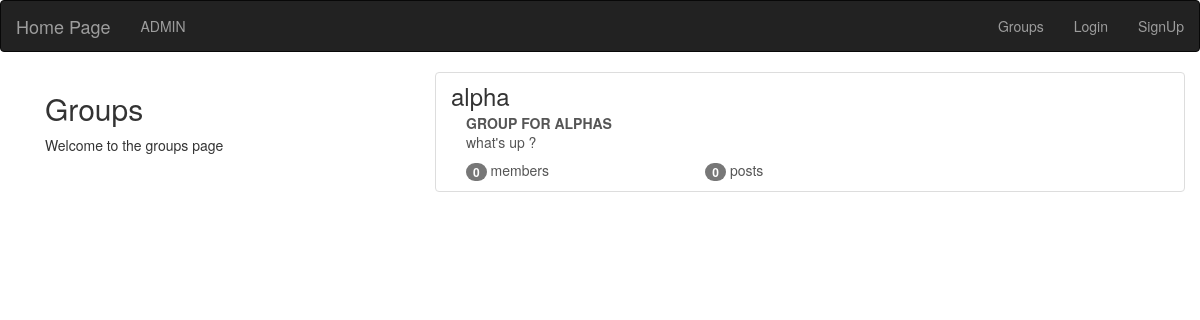
Before: /groups/ with the older database file.
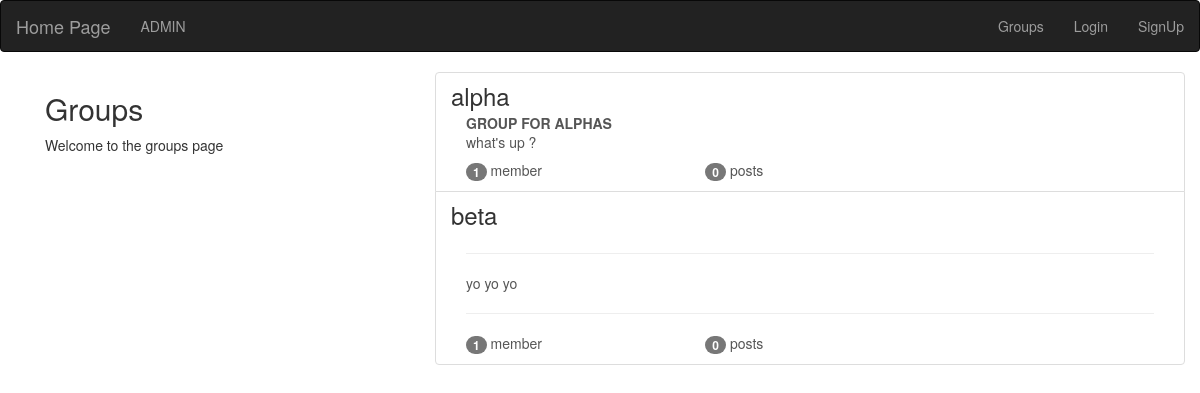
After: the same page with the newer database file.
### groups/models.py (models this page shows, shortened)
class Group(models.Model):
    name = models.CharField(max_length=225,unique=True)
    slug = models.CharField(max_length=225,unique=True)
    description = models.TextField(blank=True,default='')
    description_html = models.TextField(editable=False,blank=True,default='')
    members = models.ManyToManyField(User,through='GroupMember')
    class Meta:
        ordering = ['name']

### groups/views.py (the view)
# urls.py: path('',views.ListGroups.as_view(),name='all'),
class ListGroups(generic.ListView):
    model = Group

### groups/templates/groups/group_list.html (shortened to what this page needs)
{% extends 'groups/group_base.html' %}
{% block pregroup_block %}
    <div class="col-md-4">
        <div class="content">
            <h2>Groups</h2>
            <p>Welcome to the groups page </p>
        </div>
    </div>
{% endblock %}
{% block group_content_block %}
    <div class="col-md-8">
        <div class="list_group">
            {% for group in object_list %}
                <a href="{% url 'groups:single' slug=group.slug %}" class="list-group-item">
                    <h3 class="title list-group-item-heading">{{group.name}}</h3>
                    <div class="list-group-item-text container-fluid">
                        {{group.description_html|safe}}
                        <div class="row">
                            <div class="col-md-4">
                                <span class="badge">{{group.members.count}}</span>
                                member{{group.members.count|pluralize}}
                            </div>
                            <div class="col-md-4">
                                <span class="badge">{{group.posts.count}}</span>
                                post{{group.posts.count|pluralize}}
                            </div>
                        </div>
                    </div>
                </a>
            {% endfor %}
        </div>
    </div>
{% endblock %}

Changed rows visible on the page:
computed for Group "alpha": members.count "0" → "1"
added Group: name "beta", description_html "yo yo yo", members.count "1", posts.count "0"
